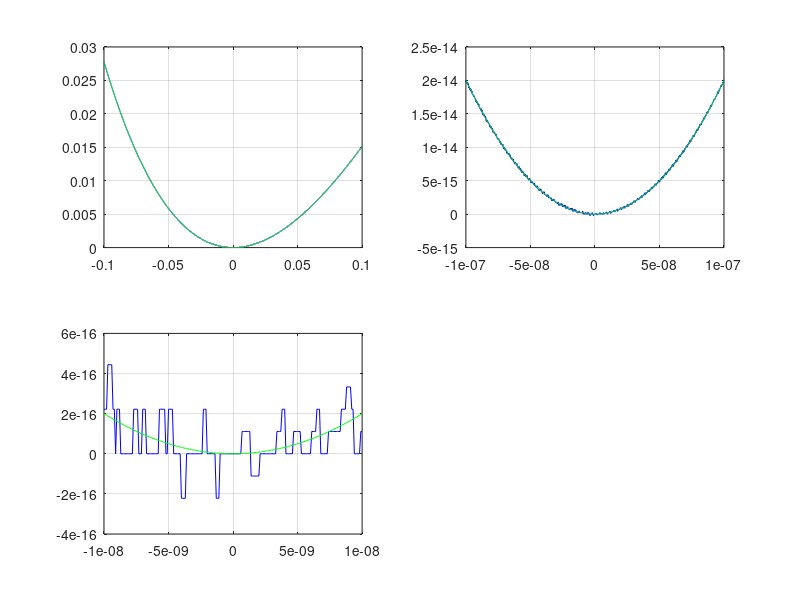

Source code (MATLAB):
% f = 1./(1+2*x)-(1-x)./(1+x);

% a) Tenemos que puede se inexacto cerca de x = 0 porque tenemos
% el término (1-x)/(1+x) que a medida que x se acerca al 0 este se va
% redondeando y perdemos información por el redondedo del soft.
% El primer termino y el segundo son cercanos.

f1 = @(x) 1./(1+2*x);
f2 = @(x) (1-x)./(1+x);

f1(0.01),f2(0.01), dif1=f1(0.01)-f2(0.01);
fprintf("Evaluada en 0.01: %.14f", dif1)
f1(0.001),f2(0.001), dif2=f1(0.001)-f2(0.001);
fprintf("\nEvaluada en 0.001: %.14f", dif2)
f1(0.000001),f2(0.000001), dif3=f1(0.000001)-f2(0.000001);
fprintf("\nEvaluada en 0.000001: %.14f", dif3)

% b) Para solucionar esto debemos eliminar ese término, para eso podemos
% operar algebraicamente para obtener la función f1(x)
% f1 = (2*x.^2)/(2*x.^2+3.*x+1);

% c) Plotear ambas funciones para diferentes intervalos. La f en rojo y la
% f1 en verde

% Definiendo los subintervalos tal que
% x1 = [-1*10^-1, 1*10^-1]
% x2 = [-1*10^-7, 1*10^-7]
% x3 = [-1*10^-8, 1*10^-8]
% En los tres casos uso un step de 1e-10 para discretizar

x = -1e-1:1e-5:1e-1;
f = @(x) 1./(1+2*x)-(1-x)./(1+x);
f1 = @(x) (2*x.^2)./(2*x.^2+3.*x+1);
y11 = f(x);
y12 = f1(x);
subplot(2,2,1), plot(x, y11, 'b', x, y12, 'g'), grid on

x = -1e-7:1e-10:1e-7;
y21 = f(x);
y22 = f1(x);
subplot(2,2,2),plot(x, y21, 'b', x, y22, 'g'), grid on

x = -1e-8:1e-10:1e-8;
y31 = f(x);
y32 = f1(x);
subplot(2,2,3),plot(x, y31, 'b', x, y32, 'g'), grid on
